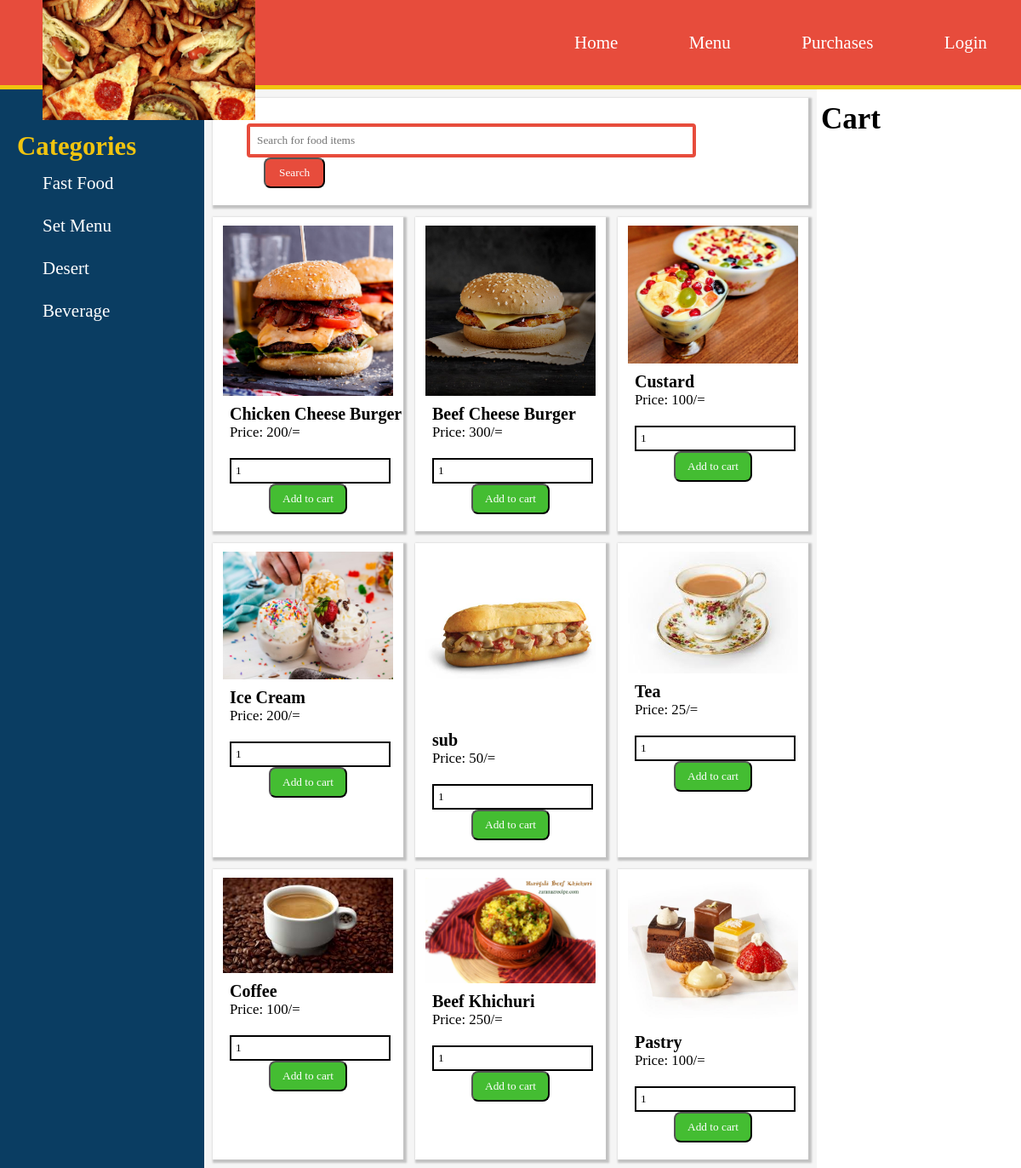
Page /menu.php on the committed database.
### tables this page shows
CREATE TABLE `products` (
  `p_id` int(50) NOT NULL,
  `name` varchar(100) NOT NULL,
  `price` int(4) NOT NULL,
  `categories` varchar(20) NOT NULL,
  `images` varchar(100) NOT NULL,
  `available` varchar(10) NOT NULL,
  `quantity` int(3) NOT NULL
);

### menu.php (the view, shortened to what this page needs)
<?php
$servername = "localhost";
$username = "root";
$password = "";
$dbname = "food_delivery_system";
$conn = new mysqli($servername, $username, $password, $dbname);
$searchsql='Select * from products order by p_id asc';
?>
<!DOCTYPE html>
<html>
<head>
	<link type="text/css" rel="stylesheet"  href="menu.css">
</head>
<body>
	<div class="main">
		<nav>
			<img class="logo" src="banner_1.jpg"width="250"hieght="250">
			<UL>
				<li><a href="welcome.php">Home</a></li>
				<li><a href="menu.php">Menu</a></li>
				<li><a href="profile.php">Purchases</a></li>
				<?php if(isset($_SESSION['email'])){
						echo "
							<li><a href=".'"logout.php">Log Out'."</a></li>
						</UL>";
					}
					else{
					echo "<li><a href=".'"login.php">Login'."</a></li>
						</UL>";
					}
				?>
		</nav>
	</div>
	<div class="bodycontent">
		<div class="sidebar">
			<nav class="horizontal">
				<p class="header">Categories</p>
				<UL>
					<li><a href="menu.php?category=fastfood">Fast Food</a></li>
					<li><a href="menu.php?category=meal">Set Menu</a></li>
					<li><a href="menu.php?category=desert">Desert</a></li>
					<li><a href="menu.php?category=beverage">Beverage</a></li>
				</UL>
			</nav>
		</div>
		<div class="content">
			 <div class="box search">
				<p>
					<form method="GET" action="">
						<input type="text" name="searchval" placeholder="Search for food items">
						<button class="searchbtn" name="searchbtn" >Search</button>
					</form>
				</p>
			</div>
			<?php
				$query = $searchsql;
				$result=mysqli_query($conn,$query);
				if($result)
				{
					if(mysqli_num_rows($result)>0)
					{
						while($products=mysqli_fetch_assoc($result))
						{
							?>
							<div class="box box2"> <img class="product" src="images/<?php echo $products['images']; ?>"
								width="200" hieght="200">
								<p style="font-weight: bold; margin-left: 20px;font-size: 20px;"><?php echo $products['name']; ?></p>
								<p class="price">Price: <?php echo $products['price']; ?>/=</p>
								<form method="post" action="menu.php">
									<center><input type="number" name="quantity" value="1" min="0" style="width: 95%; border:2px solid ;margin: 0px;padding: 5px;"></center>
									<center><input type="submit" name="addcart" value="Add to cart" ></center>
								</form>
							</div>
							<?php
						}
					}
				}
			 ?>
		</div>
		<div class="cart">
			<div class="cartHead">
					Cart
			</div>
			</div>
		</div>
</body>
</html>

### menu.css (style rules this page uses)
* { margin:0; padding:0; font-family: Century gothic; }
body { font-size: 14px; }
div.main nav { height:100px; width: 100%; margin:0; padding: 0; background-color: #e74c3c; line-height: 100px; border-bottom: 5px solid #f1c40f; }
div.main nav ul { float:right; margin-left: :50px; }
div.main nav ul li { list-style-type: none; display:inline; }
div.main nav ul li a { text-decoration: none; color:#ffff; padding: 40px; font-size: 150% }
div.main nav img.logo { float:left; margin-left: 50px; position: absolute; }
.bodycontent { display: grid; grid-template-columns: 1fr 3fr 1fr; }
div.sidebar { background-color: #0a3d62; float:left; }
div.sidebar ul { float:left; margin-left:20px; }
div.sidebar ul li { list-style-type: none; }
div.sidebar ul li a { text-decoration: none; padding: 30px; font-size: 150%; line-height: 50px; color:white; }
div p.header { color: #f1c40f; font-size: 220%; font-weight: bold; margin-left: 20px; margin-top: 50px; }
div.content { background-color: #F5F5F5; display: grid; grid-template-columns: 1fr 1fr 1fr; grid-gap: 1em; grid-auto-rows: minmax(100px,auto); padding: 10px; }
.box { background-color: white; box-shadow: 2px 2px 2px 2px #C2C2C2; }
.search { grid-column: 1/4; }
form { margin: 20px; box-shadow: none; }
input[type=text] { width: 80%; border: 4px solid #e74c3c; border-radius: 4px; outline: :none; padding: 8px; margin-top: 10px; margin-left: 20px; box-sizing: border-box; }
div.box button.searchbtn { background: none; padding:8px 16px; text-decoration: none; border-radius: 8px; background-color: #e74c3c; color:white; margin-left: 40px; transition: .5s; }
div img.product { margin: 10px; margin-left: auto; margin-right: auto; display: block; top: 50%; left: 50%; }
p.price { font-size: 120%; margin: 20px; margin-top: 0px; }
input[type=submit] { background: none; padding:8px 14px; text-decoration: none; border-radius: 8px; background-color: #44bd32; color:white; text-align: center; transition: .5s; }
.cart { background-color: white; display: grid; grid-auto-rows: minmax(20px,80px); padding: 5px; margin-top: 10px; }
.cartHead { font-size: 250%; font-weight: bold; }

### rows in the picture
products: images (picture), name "Chicken Cheese Burger", price "200"
products: images (picture), name "Beef Cheese Burger", price "300"
products: images (picture), name "Custard", price "100"
products: images (picture), name "Ice Cream", price "200"
products: images (picture), name "sub", price "50"
products: images (picture), name "Tea", price "25"
products: images (picture), name "Coffee", price "100"
products: images (picture), name "Beef Khichuri", price "250"
products: images (picture), name "Pastry", price "100"
